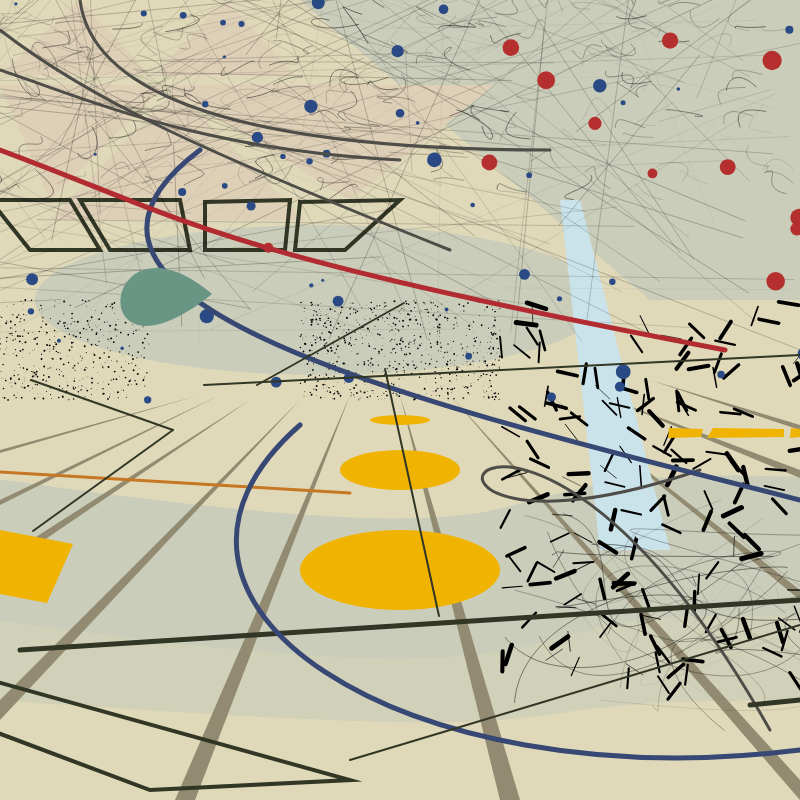
Frame 1 (no input)
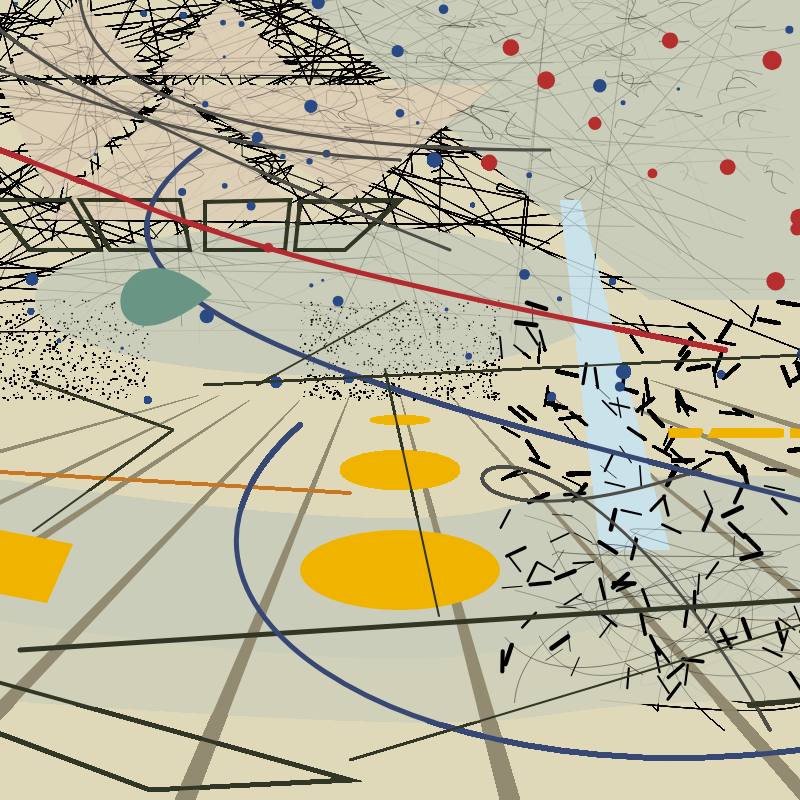
Frame 60 (no input)
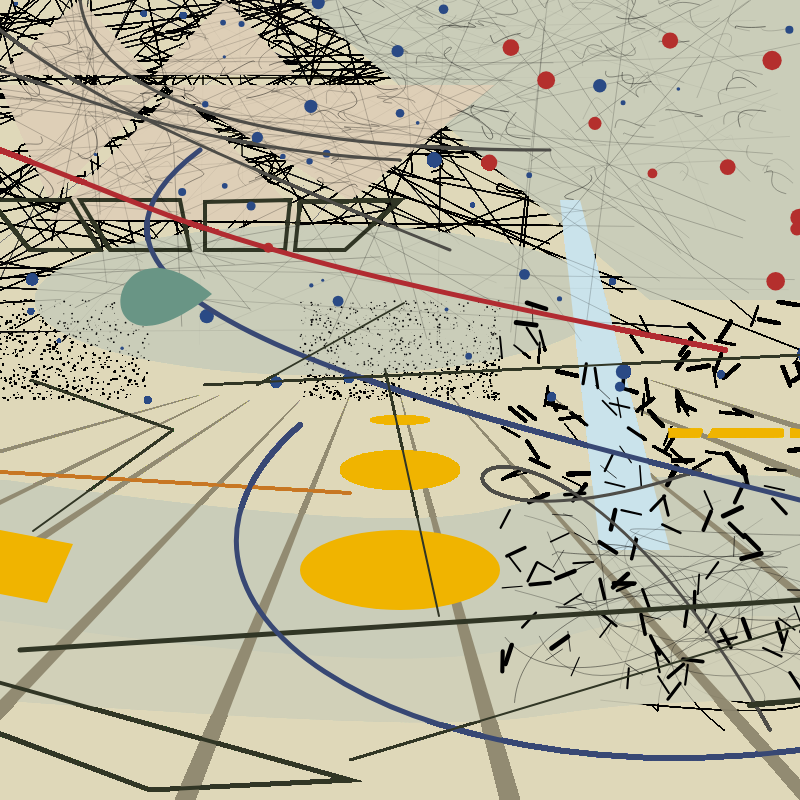
Frame 120 (the mouse pressed at the canvas centre since frame 60)

The p5.js sketch that drew these frames (run headless with seeded random() and noise() and a simulated clock; from frame 60 on, the mouse is pressed at the canvas centre):

// p5.js sketch
// ── sketch.js
function setup() {
  createCanvas(800, 800);
   background(223, 216, 185);
  seed = int(random(1000));
}

function draw() {
  
  push();
   noFill();
  stroke(209,208,184);
  strokeWeight(100);
  bezier(0, 650, 700, 700, 400, 650, 800, 650);
  
   noFill();
  stroke(202,205,185);
  strokeWeight(140);
  bezier(0, 550, 700, 650, 400, 520, 850, 550);
  pop();
  
  fill(202,205,185);
  noStroke()
  ellipse(320, 300, 570,150 );
  
  fill(202,205,185);
  noStroke()
  quad( 300,0,650,300,1250,300, 800,0, );
  
  fill(222,207,183);
  triangle(0, 75, 80, 0, 150, 75);
  triangle(155, 75, 225, 0, 295, 75);
  triangle(165, 85, 350, 200, 495, 85);
  triangle(0, 85, 50, 200, 165, 85);
  triangle(50, 220,175, 90, 305, 220);
  
    fill(146,139,114);
  triangle(0, 700, 300, 400, 0, 720);
  triangle(0, 560, 250, 400, 0, 570);
  triangle(0, 500, 220, 395, 0, 505);
  triangle(0, 450, 200, 395, 0, 453);
  triangle(175, 800, 350, 395, 195, 800);
  triangle(500, 800, 400, 395, 520, 800);
  triangle(800, 800, 450, 395, 800, 780);
  triangle(800, 590, 550, 395, 800, 600);
  triangle(800, 470, 600, 395, 800, 478);
  triangle(800, 430, 650, 380, 800, 425);
  
   noFill();
  stroke(49,54,37);
  strokeWeight(4);
  quad( -10,730,150,790,350,780, -10,680,);
  quad( 30,250,100,250,70,200, -10,200,);
  quad( 110,250,190,250,180,200, 80,200,);
  quad( 205,250,285,250,290,200, 205,202,);
  quad( 295,250,345,250,400,200, 300,202,);
  
  fill(202,227,235);
  noStroke();
  quad(600,550,670,550,580,200,560,200,);
  
  //line on the top
  push();
  randomSeed(21);
  let xMin_1 = -200, xMax_1 = 800;
  let yMin_1 = -200, yMax_1 = 350;

  for (let i = 0; i < 200; i++) {
    let x1 = random(xMin_1, xMax_1);
    let y1 = random(yMin_1, yMax_1);
    let x2 = random(xMin_1, xMax_1);
    let y2 = random(yMin_1, yMax_1);
    
    let length_1;
    if (random() < 0.5) {
      length_1 = random(1, 5); 
    } else {
      length_1 = random(10, 50);
    }
    
    stroke(0);
    strokeWeight(random(0, 0.25));
    line(x1, y1, x2, y2);
    }
   pop();
  
  //curve on the top
  randomSeed(99);

  let xMin_4 = -100, xMax_4 = 800;
  let yMin_4 = -100, yMax_4 = 200;

  let maxLength = 30;

  for (let i = 0; i < 300; i++) {
    let x1 = random(xMin_4, xMax_4);
    let y1 = random(yMin_4, yMax_4);
    let x2 = random(xMin_4, xMax_4);
    let y2 = random(yMin_4, yMax_4);
    let cx1 = random(xMin_4, xMax_4);
    let cy1 = random(yMin_4, yMax_4);
    let cx2 = random(xMin_4, xMax_4);
    let cy2 = random(yMin_4, yMax_4);

    let d1 = dist(x1, y1, cx1, cy1);
    let d2 = dist(x1, y1, cx2, cy2);
    let d3 = dist(x1, y1, x2, y2);

    if (d1 > maxLength) {
      let scale1 = maxLength / d1;
      cx1 = x1 + (cx1 - x1) * scale1;
      cy1 = y1 + (cy1 - y1) * scale1;
    }

    if (d2 > maxLength) {
      let scale2 = maxLength / d2;
      cx2 = x1 + (cx2 - x1) * scale2;
      cy2 = y1 + (cy2 - y1) * scale2;
    }

    if (d3 > maxLength) {
      let scale3 = maxLength / d3;
      x2 = x1 + (x2 - x1) * scale3;
      y2 = y1 + (y2 - y1) * scale3;
    }

    stroke(0);
    strokeWeight(random(0, 0.5));
    noFill();
    bezier(x1, y1, cx1, cy1, cx2, cy2, x2, y2);
  }
  
  //curve on the bottom
 push();
  
  randomSeed(21);
  
  let xMin_2 = 500, xMax_2 = 900;
  let yMin_2 = 500, yMax_2 = 750;
  
  for (let i = 0; i < 30; i++) {
    let x1 = random(xMin_2, xMax_2);
    let y1 = random(yMin_2, yMax_2);
    let x2 = random(xMin_2, xMax_2);
    let y2 = random(yMin_2, yMax_2);
    let cx1 = random(xMin_2, xMax_2);
    let cy1 = random(yMin_2, yMax_2);
    let cx2 = random(xMin_2, xMax_2);
    let cy2 = random(yMin_2, yMax_2);

    stroke(0); 
    strokeWeight(random(0, 0.5)); 
    noFill();
    bezier(x1, y1, cx1, cy1, cx2, cy2, x2, y2);
  }
  pop();
  
  //line on the bottom
  randomSeed(99);
  let xMin_3 = 500, xMax_3 = 900;
  let yMin_3 = 300, yMax_3 = 700;
  let maxLength_1 = 20;

  for (let i = 0; i < 200; i++) {

    let x1 = random(xMin_3, xMax_3);
    let y1 = random(yMin_3, yMax_3);

    let x2 = random(xMin_3, xMax_3);
    let y2 = random(yMin_3, yMax_3);

    let d = dist(x1, y1, x2, y2);

    if (d > maxLength_1) {
      let dx = x2 - x1;
      let dy = y2 - y1;

      let scale = maxLength_1 / d;
      x2 = x1 + dx * scale;
      y2 = y1 + dy * scale;
    }

    strokeWeight(random(0.5, 5)); 
    line(x1, y1, x2, y2);
  }
  
  //dot on the middle_left
  push();
  
  randomSeed(40); 

  let xMin = -10, xMax = 150;
  let yMin = 300, yMax = 400;

  for (let i = 0; i < 600; i++) {

    let x = random(xMin, xMax);
    let y = random(yMin, yMax);

    let pointSize = random(0, 2); 

    stroke(0); 
    strokeWeight(pointSize); 

    point(x, y);
  }
  pop();
  
    //dot on the middle_left
  push();
  
  randomSeed(90); 

  let xMin_mid = 300, xMax_mid = 500;
  let yMin_mid = 300, yMax_mid = 400;

  for (let i = 0; i < 1000; i++) {

    let x = random(xMin_mid, xMax_mid);
    let y = random(yMin_mid, yMax_mid);

    let pointSize = random(0, 2); 

    stroke(0); 
    strokeWeight(pointSize); 

    point(x, y);
  }
  pop();
  
  
  //dots and lines in the canvas
  push();
  
    randomSeed(75); 

  let xMin_red = 200, xMax_red = 900;
  let yMin_red = -100, yMax_red = 300;

  for (let i = 0; i < 20; i++) {

    let x = random(xMin_red, xMax_red);
    let y = random(yMin_red, yMax_red);

    let pointSize = random(9,20); 

    stroke(180,47,45); 
    strokeWeight(pointSize); 
    
    point(x, y);
  }
  
      randomSeed(30); 

  let xMin_blu = -100, xMax_blu = 900;
  let yMin_blu = -100, yMax_blu = 400;

  for (let i = 0; i < 80; i++) {

    let x = random(xMin_blu, xMax_blu);
    let y = random(yMin_blu, yMax_blu);

    let pointSize = random(3,15); 

    stroke(42,74,133); 
    strokeWeight(pointSize); 
    
    point(x, y);
  }
  
  noFill();
  stroke(78,77,72)
  strokeWeight(3)
  bezier(80,0,90,80,200,150,550,150)
  bezier(0,30,90,100,200,150,450,250);
  bezier(0,70,90,100,200,150,400,160);
  bezier(700,470,320,600,499,250,770,730);
 
   noFill();
  stroke(49,54,37);
  strokeWeight(5)
  line(20,650,800,600)
  line(750,705,800,700)
  
    noFill();
  stroke(199,119,36);
  strokeWeight(3)
  line(0,472,350,493)

  
    noFill();
  stroke(56,72,116);
  strokeWeight(5);
  bezier(300, 425, 100, 600, 400, 800, 800, 750);
  bezier(200, 150, 0, 300, 400, 400, 800, 500);
  
   noFill();
  stroke(177,43,49);
  strokeWeight(5);
  bezier(0, 150, 190,220,200,250, 725, 350);
  pop();
  
   fill(240,180,0);
  noStroke()
  ellipse(400,570, 200,80 );
  ellipse(400,470, 120,40 );
  ellipse(400,420, 60,10 );
  quad(47,603,0,594,0,530,73,544,);
  quad(669,428,668,438,701,437,703,429);
  quad(713,428,707,438,784,437,784,429);
  quad(791,428,790,438,800,437,800,429);
  
    noFill();
  stroke(49,54,37);
  strokeWeight(2)
  line(350,760,800,625)
  line(33,531,173,430)
  line(31,380,173,430)
  line(204,385,800,355)
  line(404,303,257,385)
  line(439,616,385,369)
  
  fill(105,149,133);
  noStroke()
  bezier(212, 294, 80,400,100,200,212, 294);
}
